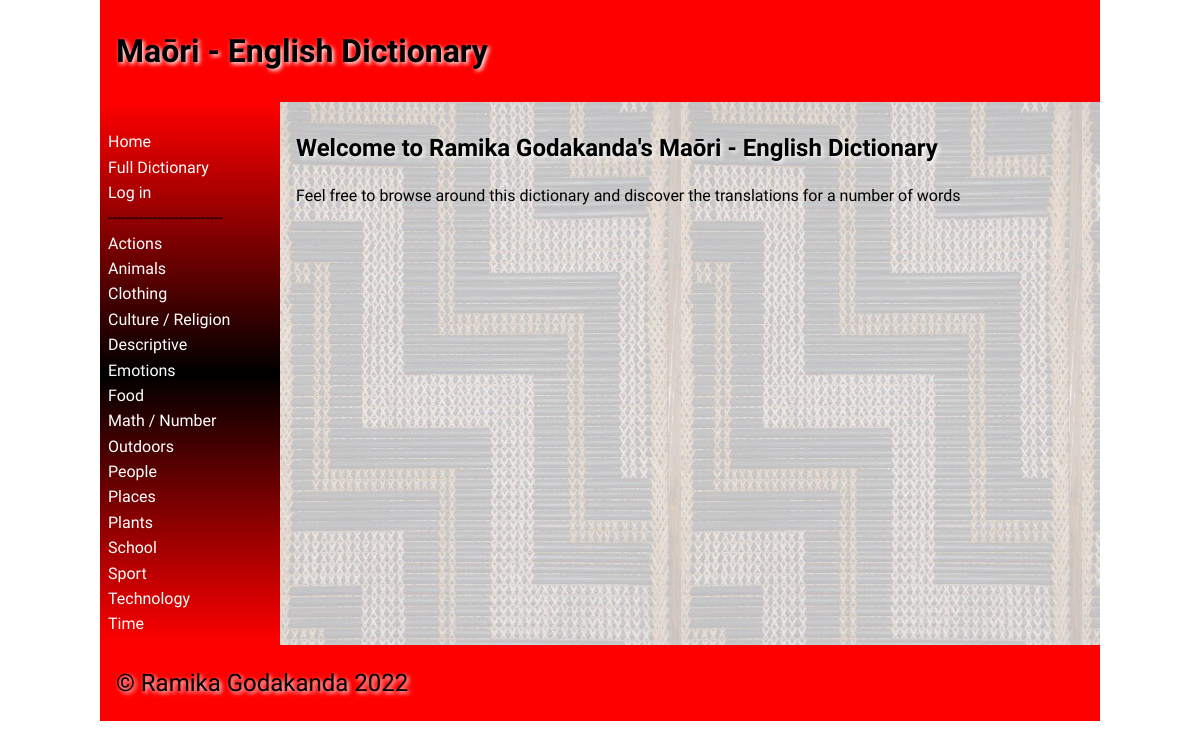
Before: / with the older database file.
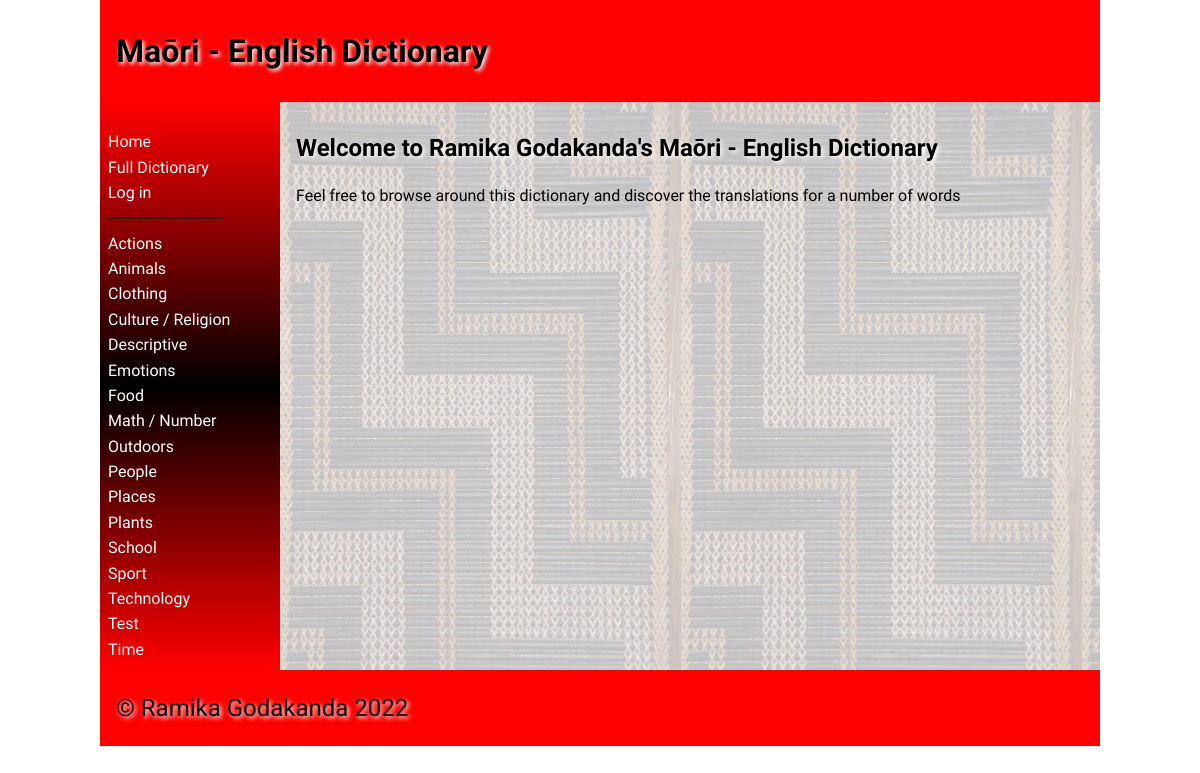
After: the same page with the newer database file.
### tables this page shows
CREATE TABLE "categories"
(
	id integer
		primary key autoincrement,
	category_names varchar(30),
	user_created boolean
);

### app.py (the view)
@app.route('/')
def render_homepage():
    return render_template('home.html', logged_in=is_logged_in(), category_list=category_list(),
                           teacher_perms=is_teacher())

### app.py (called while the page is built)
def create_connection(db_file):
    try:
        connection = sqlite3.connect(db_file)
        connection.execute('pragma foreign_keys=ON')
        return connection
    except Error as e:
        print(e)
    return None

def is_logged_in():
    if session.get("email") is None:
        print("Not logged in")
        return False
    else:
        print("Logged in")
        return True

def is_teacher():
    if not is_logged_in() or (session.get("teacher") is (None or 0)):
        print("Not teacher logged in")
        return False
    else:
        print("Teacher logged in")
        return True

def category_list():
    con = create_connection(DB_NAME)
    query = "SELECT * FROM categories ORDER BY category_names ASC"
    cur = con.cursor()
    cur.execute(query)
    queried_categories = cur.fetchall()
    con.close()
    return queried_categories

### templates/home.html (shortened to what this page needs)
{% extends 'base.html' %}
{% block main %}
    <h2>Welcome to Ramika Godakanda's Maōri - English Dictionary</h2>
    <p>Feel free to browse around this dictionary and discover the translations for a number of words</p>
{% endblock %}

### templates/base.html (shortened to what this page needs)
<!doctype html>
<html lang="en">
<head>
    <link href="{{ url_for('static', filename='css/style.css') }}" rel="stylesheet">
</head>
<body>
<div id="container">
    <header>
        <h1>Maōri - English Dictionary</h1>
    </header>
    <nav>
        <ul>
            <li><a href="\">Home</a></li>
            <li><a href="/full_dictionary">Full Dictionary</a></li>
            {% if logged_in %}
                {% if teacher_perms %}
                    <li>--------------------------</li>
                    <li><a href="/add_category">Add Category</a></li>
                    <li><a href="/add_word">Add Word</a></li>
                {% endif %}
                <li>--------------------------</li>
                <a href="/logout">Log out</a>
            {% else %}
                <li><a href="/login">Log in</a></li>
            {% endif %}
            <li>--------------------------</li>
            {% for category in category_list %}
                <li><a href="/category/{{ category[0] }}">{{ category[1] }}</a></li>
            {% endfor %}
        </ul>
    </nav>
    <main>
        {% block main %}{% endblock %}
    </main>
    <footer>
        <p>
            &copy; Ramika Godakanda 2022
        </p>
    </footer>
</div>
</body>
</html>

Changed rows visible on the page:
added categories: category_names "Test"
